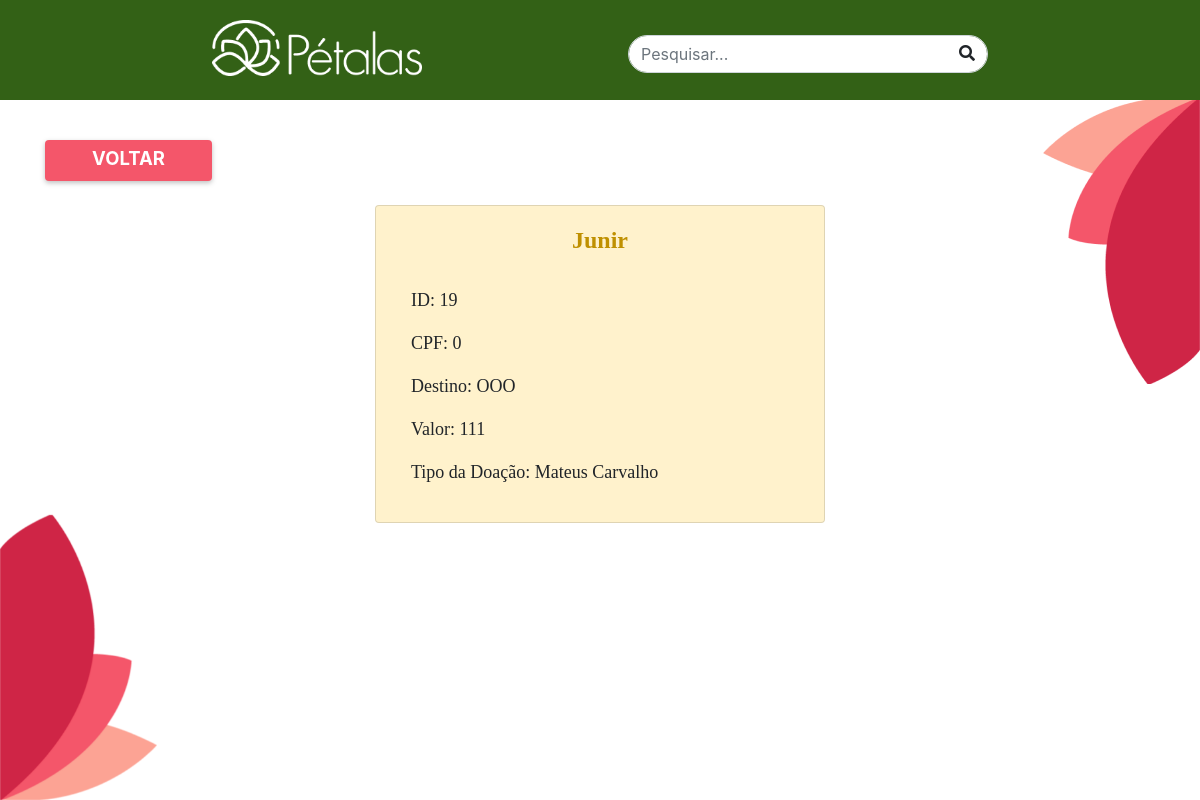
The app's page /info_doacao/19/ with its own data.
### petalas_app/models.py (models this page shows)
class Doacao(models.Model):
    id_doacao = models.AutoField(primary_key=True)
    nome_padrinho = models.TextField(max_length=255)
    cpf = models.TextField(max_length=255)
    valor = models.IntegerField()
    destino = models.TextField(max_length=255)
    tipo= models.TextField(max_length=255)

### petalas_app/views.py (the view)
# urls.py: path('info_doacao/<int:doacao_id>/', views.info_doacao, name='info_doacao'),
def info_doacao(request, doacao_id):
    doacao =  Doacao.objects.get(id_doacao=doacao_id)
    context = {'doacao': doacao}
    return render(request, 'info_doacao.html', context)

### templates/info_doacao.html
{% include "navbar.html" %}
<div class="container">
  <br />
  <div class="d-flex justify-content-between py-3">
    <a href="/doacoes/" class="btn voltar-btn titulo-site">VOLTAR</a>
  </div>
  <div class="container mt-2 d-flex align-items-center justify-content-center">
    <div class="card col-lg-5">
      <div class="card-body">
        <h5
          class="titulo-site text-center"
          style="color: #bf9000; font-size: x-large"
        >
          {{doacao.nome_padrinho}}
        </h5>
        <br />
        <p>ID: {{doacao.id_doacao}}</p>
        <p>CPF: {{doacao.cpf}}</p>
        <p>Destino: {{doacao.destino}}</p>
        <p>Valor: {{doacao.valor}}</p>
        <p>Tipo da Doação: {{doacao.tipo}}</p>
      </div>
    </div>
  </div>
</div>

### records on screen
Doacao: nome_padrinho "Junir", id_doacao "19", cpf "0", destino "OOO", valor "111", tipo "Mateus Carvalho"
